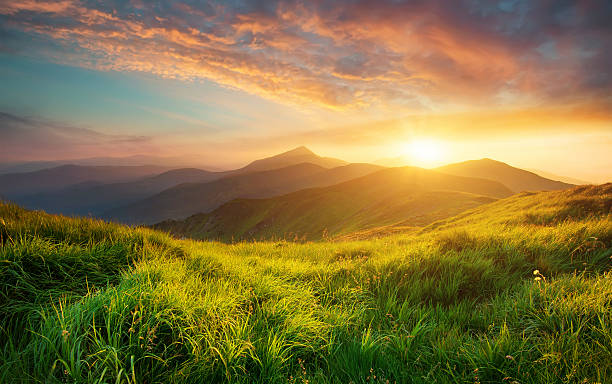
#> input picture 10_File Operations/08_ImageManagement/Images/image02.jpg, 612 x 384 px, found by its file name
$ python ex07-BlendImages.py
#> lines starting #> are read from the running program, lines starting #| are printed output that depends on the picture
#!python3

import cv2
import os
os.system("cls")

print("\nReading the image file Please wait...", end="\n")

loadedImage01 = cv2.imread(r"C:\Practice\my-python-journey\10_File Operations\08_ImageManagement\Images\image02.jpg")
#> loadedImage01 is the input picture: shape (384, 612, 3); mean B, G, R 66.6, 117.5, 134.5
loadedImage02 = cv2.imread(r"C:\Practice\my-python-journey\10_File Operations\08_ImageManagement\Images\image04.jpg")
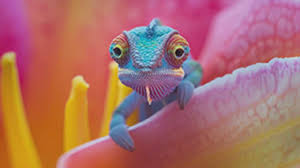
#> input picture 10_File Operations/08_ImageManagement/Images/image04.jpg, 300 x 168 px, found by its file name
#> loadedImage02 is the input picture: shape (168, 300, 3); mean B, G, R 104.3, 109.7, 171.5

loadedImage02 = cv2.resize(loadedImage02, (loadedImage01.shape[1], loadedImage01.shape[0]))
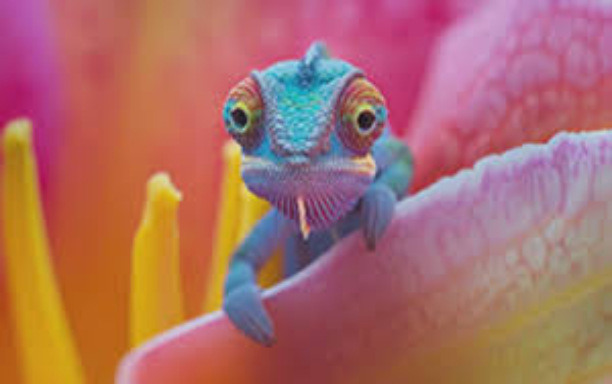
#> loadedImage02: shape (384, 612, 3); mean B, G, R 104.1, 109.6, 171.4

alphaValue = 0.40
betaValue = 1 - alphaValue

blendImage = cv2.addWeighted(loadedImage01, alphaValue, loadedImage02, betaValue, 0)
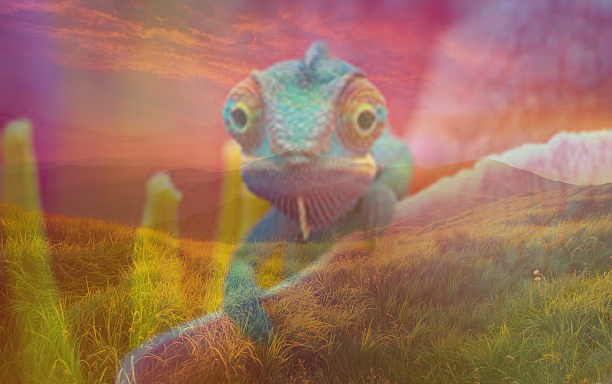
#> blendImage: shape (384, 612, 3); mean B, G, R 89.1, 112.7, 156.6

cv2.imshow("Blended Shapes", blendImage)
cv2.waitKey(0)
cv2.destroyAllWindows()

cv2.imwrite(r"C:\Practice\my-python-journey\10_File Operations\08_ImageManagement\savedFiles\blendImage.jpg", blendImage)
